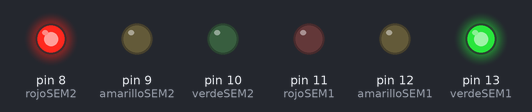
Bench run of a sketch on a simulated Arduino Uno, built with avr-gcc and run on an emulated ATmega328P. On the bench: output pins drawn as LEDs (lit = HIGH).

Above: at 2.5 s.
At 5.5 s:
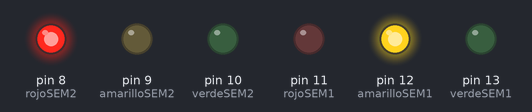
At 8.5 s:
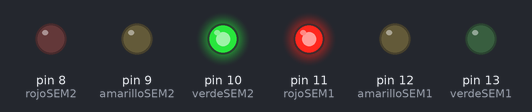
At 11.5 s:
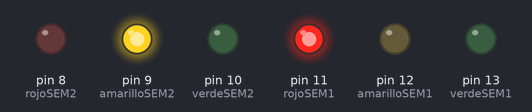
Timing chart, 0 to 15.6 s (numbered marks = the images above):
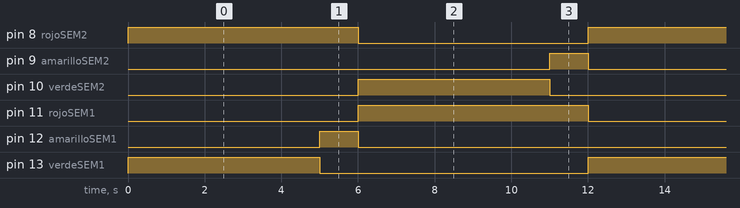

Measured:
- by itself, pin 8 (rojoSEM2), pin 11 (rojoSEM1): alternates HIGH for 6.0 s and LOW for 6.0 s
- by itself, pin 9 (amarilloSEM2), pin 12 (amarilloSEM1): alternates HIGH for 1.0 s and LOW for 11.0 s
- by itself, pin 10 (verdeSEM2), pin 13 (verdeSEM1): alternates HIGH for 5.0 s and LOW for 7.0 s

The sketch:

Pr_ctica_0.ino
```cpp
// the setup function runs once when you press reset or power the board
void setup() {
  // initialize digital pin as an output.
  pinMode(13, OUTPUT);//verdeSEM1
  pinMode(12, OUTPUT);//amarilloSEM1
  pinMode(11, OUTPUT);//rojoSEM1
  pinMode(10, OUTPUT);//verdeSEM2
  pinMode(9, OUTPUT);//amarilloSEM2
  pinMode(8, OUTPUT);//rojoSEM2
}

// the loop function runs over and over again forever
void loop() {

  digitalWrite(13, HIGH);
  digitalWrite(8, HIGH);
  delay(5000);
  digitalWrite(13, LOW);
  digitalWrite(12, HIGH);
  digitalWrite(8, HIGH);
  delay(1000);
  digitalWrite(12, LOW);
  digitalWrite(8, LOW);
  //cambio
  digitalWrite(11, HIGH);
  digitalWrite(10, HIGH);
  delay (5000);
  digitalWrite(10, LOW);
  digitalWrite(9, HIGH);
  digitalWrite(11, HIGH);
  delay(1000);
  digitalWrite(9, LOW);
  digitalWrite(11, LOW);


}
```
